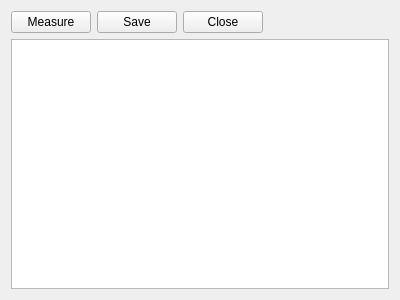
<?xml version="1.0" encoding="UTF-8"?>
<ui version="4.0">
 <class>MeasureWidget</class>
 <widget class="QWidget" name="MeasureWidget">
  <property name="geometry">
   <rect>
    <x>0</x>
    <y>0</y>
    <width>400</width>
    <height>300</height>
   </rect>
  </property>
  <property name="windowTitle">
   <string>Form</string>
  </property>
  <layout class="QVBoxLayout" name="verticalLayout">
   <item>
    <layout class="QHBoxLayout" name="horizontalLayout">
     <item>
      <widget class="QPushButton" name="measureButton">
       <property name="text">
        <string>Measure</string>
       </property>
      </widget>
     </item>
     <item>
      <widget class="QPushButton" name="saveButton">
       <property name="sizePolicy">
        <sizepolicy hsizetype="Minimum" vsizetype="Fixed">
         <horstretch>0</horstretch>
         <verstretch>0</verstretch>
        </sizepolicy>
       </property>
       <property name="text">
        <string>Save</string>
       </property>
      </widget>
     </item>
     <item>
      <widget class="QPushButton" name="closeButton">
       <property name="text">
        <string>Close</string>
       </property>
      </widget>
     </item>
     <item>
      <spacer name="horizontalSpacer">
       <property name="orientation">
        <enum>Qt::Horizontal</enum>
       </property>
       <property name="sizeHint" stdset="0">
        <size>
         <width>40</width>
         <height>20</height>
        </size>
       </property>
      </spacer>
     </item>
    </layout>
   </item>
   <item>
    <widget class="QTableView" name="testdataTableView">
     <property name="verticalScrollBarPolicy">
      <enum>Qt::ScrollBarAlwaysOff</enum>
     </property>
     <property name="horizontalScrollBarPolicy">
      <enum>Qt::ScrollBarAlwaysOff</enum>
     </property>
     <property name="autoScroll">
      <bool>false</bool>
     </property>
     <property name="editTriggers">
      <set>QAbstractItemView::NoEditTriggers</set>
     </property>
     <property name="showDropIndicator" stdset="0">
      <bool>false</bool>
     </property>
     <property name="dragDropOverwriteMode">
      <bool>false</bool>
     </property>
     <property name="selectionMode">
      <enum>QAbstractItemView::NoSelection</enum>
     </property>
    </widget>
   </item>
  </layout>
 </widget>
 <resources/>
 <connections/>
</ui>
